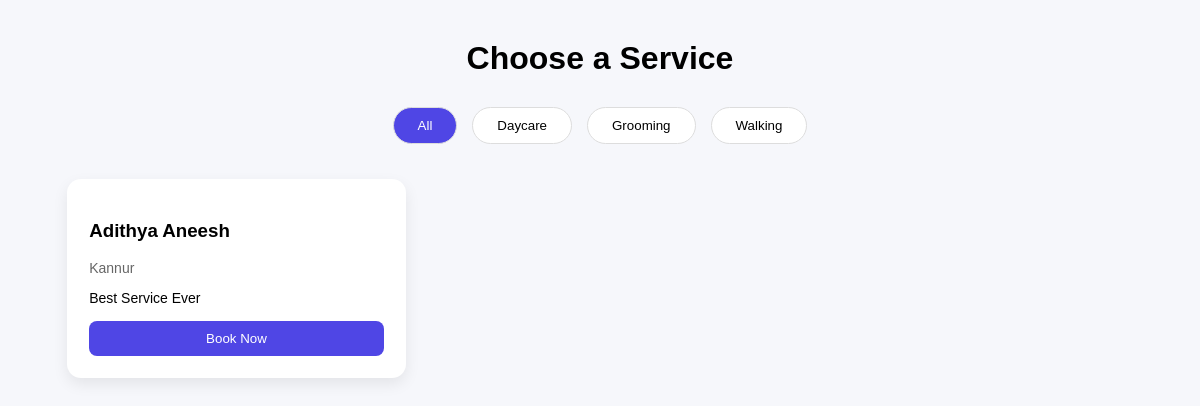
The page /bookservice/ on the database as committed earlier.
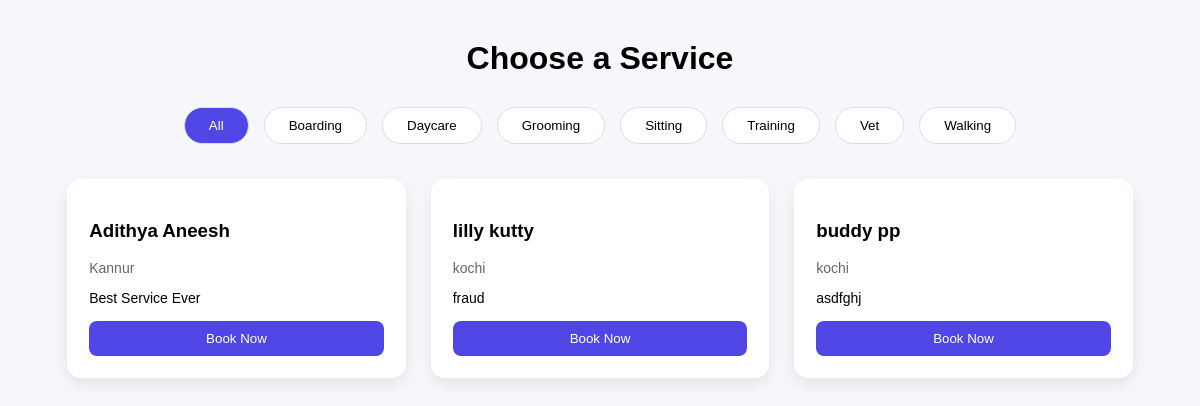
The same page on the database as committed later.
### PetCare/models.py (models this page shows, shortened)
class ServiceProvider(models.Model):
    PROVIDER_TYPE = (
        ('individual', 'Individual'),
        ('organization', 'Organization / Company'),
    )
    ID_TYPE = (
        ('aadhaar', 'Aadhaar'),
        ('pan', 'PAN'),
        ('passport', 'Passport'),
    )
    user = models.OneToOneField(Profile, on_delete=models.CASCADE)
    full_name = models.CharField(max_length=100,null=True,blank=True)
    phone_number = models.CharField(max_length=15,null=True,blank=True)
    provider_type = models.CharField(max_length=20, choices=PROVIDER_TYPE,null=True,blank=True)
    bio = models.TextField(null=True,blank=True)
    city = models.CharField(max_length=50,null=True,blank=True)
    address = models.TextField(null=True,blank=True)
    pincode = models.CharField(max_length=10,null=True,blank=True)
    latitude = models.CharField(max_length=50,null=True,blank=True)
    longitude = models.CharField(max_length=50,null=True,blank=True)
    travel_distance = models.PositiveIntegerField(null=True,blank=True)
    services = models.JSONField(null=True,blank=True)  # store selected services
    id_type = models.CharField(max_length=20, choices=ID_TYPE,null=True,blank=True)
    id_number = models.CharField(max_length=50,unique=True,null=True,blank=True,help_text="Government ID number")
    id_proof = models.FileField(upload_to='providers/id/',null=True,blank=True)
    grooming_certificate = models.FileField(upload_to='providers/certificates/',null=True,blank=True)
    vet_license = models.FileField(upload_to='providers/certificates/',null=True,blank=True)
    training_certificate = models.FileField(upload_to='providers/certificates/',null=True,blank=True)
    organization_registration = models.FileField(upload_to='providers/certificates/',null=True,blank=True)
    is_verified = models.BooleanField(default=False)

### PetCare/views.py (the view)
# urls.py: path('bookservice/',views.bookservice,name='bookservice'),
def bookservice(request):
    providers = ServiceProvider.objects.filter(
        is_verified=True,
        user__role="service_providers"
    )
    service_keys = set()
    for provider in providers:
        if provider.services:
            if isinstance(provider.services, dict):
                service_keys.update(provider.services.keys())
            elif isinstance(provider.services, list):
                service_keys.update(provider.services)
    services = [
        {"key": key, "label": key.replace("_", " ").title()}
        for key in sorted(service_keys)
    ]
    return render(request, "customer/bookservice.html", {
        "services": services,
        "providers": providers
    })

### PetCare/templates/customer/bookservice.html (shortened to what this page needs)
{% load static %}
<!DOCTYPE html>
<html lang="en">
<head>
    <link rel="stylesheet" href="{% static 'css/customer/bookservice.css' %}">
</head>
<body>
<div class="container">
    <h1>Choose a Service</h1>
    <section class="services">
    <button class="service active" data-service="all">All</button>
    {% for service in services %}
        <button class="service" data-service="{{ service.key }}">
            {{ service.label }}
        </button>
    {% endfor %}
</section>
    <section class="providers-container">
        {% for provider in providers %}
        <div class="provider-card"
             data-services="{{ provider.services|join:',' }}">
            <h3>{{ provider.full_name }}</h3>
            <p class="city">{{ provider.city }}</p>
            <p class="bio">
                {{ provider.bio|default:"No bio available" }}
            </p>
            <a href="{% url 'booknow' provider.id %}?service={{ service }}">
                <button class="book-btn">Book Now</button>
            </a>
        </div>
        {% empty %}
            <p>No providers available</p>
        {% endfor %}
    </section>
</div>
</body>
</html>

Rows that differ between the two databases and show on the page:
added ServiceProvider: full_name "lilly kutty", city "kochi", bio "fraud"
added ServiceProvider: full_name "buddy pp", city "kochi", bio "asdfghj"
Other text that changed with them:
new list line: "Boarding"
new list line: "Sitting"
new list line: "Training"
new list line: "Vet"
